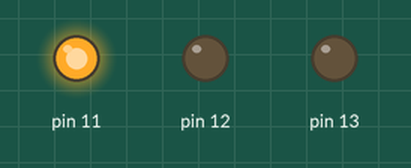
Simulated run of this sketch. Board: Arduino Uno, built with avr-gcc and run on an emulated ATmega328P. Shown: output pins drawn as LEDs (lit = HIGH).

Above: at 2.5 s.
At 5.5 s:
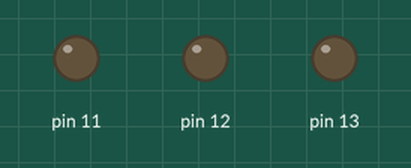
At 7.0 s:
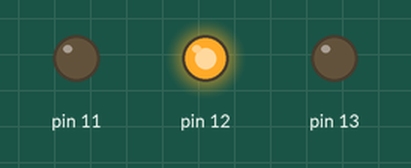
At 11.5 s:
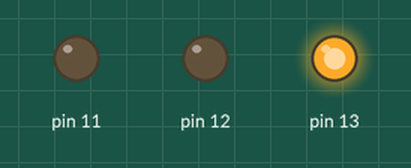
Timing chart, 0 to 19.5 s (numbered marks = the images above):
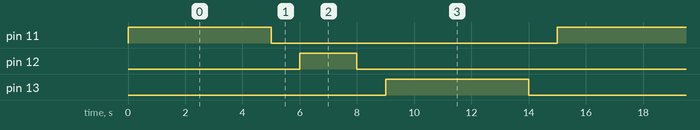

The sketch:

traffic_light.ino.ino
```cpp
// C++ code
//
void setup()
{
  pinMode(11, OUTPUT);
  pinMode(12, OUTPUT);
  pinMode(13, OUTPUT);
}

void loop()
{ // Acende LED Verde
  digitalWrite(11, HIGH);
  delay(5000); // Wait for 1000 millisecond(s)
  digitalWrite(11, LOW);
  delay(1000); // Wait for 1000 millisecond(s)

  // Acende LED Amarelo
  digitalWrite(12, HIGH);
  delay(2000); // Wait for 1000 millisecond(s)
  digitalWrite(12, LOW);
  delay(1000); // Wait for 1000 millisecond(s)

  //Acende LED Vermelho
  digitalWrite(13, HIGH);
  delay(5000); // Wait for 1000 millisecond(s)
  digitalWrite(13, LOW);
  delay(1000); // Wait for 1000 millisecond(s)
}
```

Measured:
- by itself, pin 11, pin 13: alternates HIGH for 5.0 s and LOW for 10.0 s
- by itself, pin 12: alternates HIGH for 2.0 s and LOW for 13.0 s
- by itself, everything shown: repeats every 15.0 s, in 6 steps
